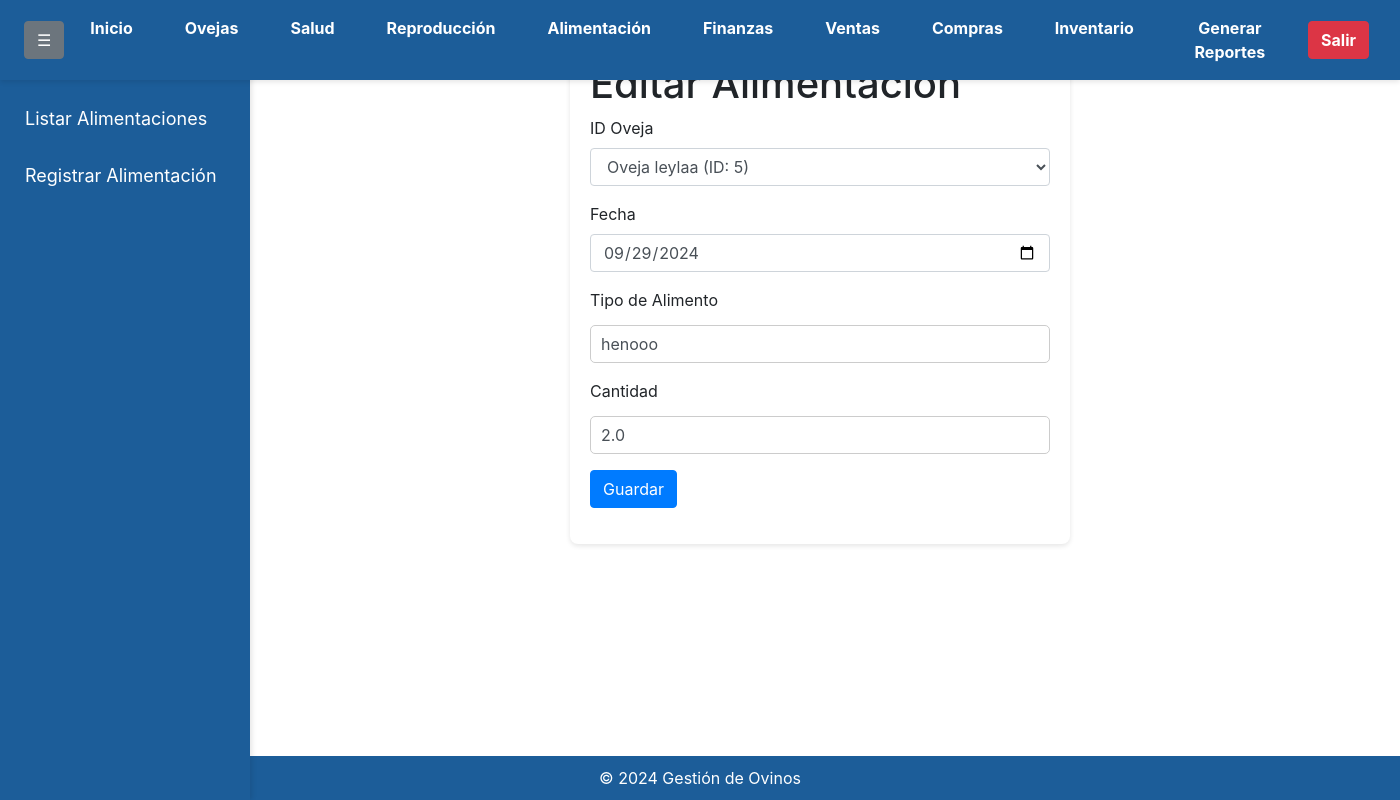
The page /editar_alimentacion/1 (signed in) on the database its author committed.
### app/models.py (models this page shows)
class Alimentacion(db.Model):
    id = db.Column(db.Integer, primary_key=True)
    id_oveja = db.Column(db.Integer, db.ForeignKey('oveja.id'), nullable=False)
    fecha = db.Column(db.Date, nullable=False)
    tipo_alimento = db.Column(db.String(100), nullable=False)
    cantidad = db.Column(db.Float, nullable=False)
    user_id = db.Column(db.Integer, db.ForeignKey('user.id'), nullable=False)
    oveja = db.relationship('Oveja', backref='alimentaciones')
    user = db.relationship('User', backref='alimentaciones')

### app/routes.py (the view, shortened to what this page needs)
@app.route('/editar_alimentacion/<int:id>', methods=['GET', 'POST'])
@login_required
def editar_alimentacion(id):
    alimentacion = Alimentacion.query.filter_by(id=id, user_id=current_user.id).first_or_404()
    form = AlimentacionForm(obj=alimentacion)
    oveja = Oveja.query.filter_by(user_id=current_user.id).all()
    form.id_oveja.choices = [(0, 'Ninguno')] + [(oveja.id, f'Oveja {oveja.nombre} (ID: {oveja.id})') for oveja in oveja]
    return render_template('editar_alimentacion.html', form=form)

### app/forms.py
class AlimentacionForm(FlaskForm):
    id_oveja = SelectField('ID Oveja', choices=[], coerce=int, validators=[DataRequired()])
    fecha = DateField('Fecha', validators=[DataRequired()])
    tipo_alimento = StringField('Tipo de Alimento', validators=[DataRequired()])
    cantidad = FloatField('Cantidad', validators=[DataRequired()])
    submit = SubmitField('Guardar')

### app/__init__.py (called while the page is built)
@login_manager.user_loader
def load_user(user_id):
    return User.query.get(int(user_id))

### app/templates/editar_alimentacion.html (shortened to what this page needs)
<!DOCTYPE html>
<html lang="en">
<head>
    <link rel="stylesheet" href="{{ url_for('static', filename='styles.css') }}">
    <link rel="stylesheet" href="https://maxcdn.bootstrapcdn.com/bootstrap/4.5.2/css/bootstrap.min.css">
</head>
<body>
    <nav class="navbar navbar-expand-lg navbar-light" style="background-color: #1c5d99;">
        <div class="collapse navbar-collapse" id="navbarNav">
            <button class="btn btn-secondary ml-2" id="toggleSidebar">☰</button>
            <ul class="navbar-nav mr-auto">
                <li class="nav-item">
                    <a class="nav-link text-white" href="{{ url_for('index') }}">Inicio</a>
                </li>
                <li class="nav-item">
                    <a class="nav-link text-white" href="{{ url_for('oveja') }}">Ovejas</a>
                </li>
                <li class="nav-item">
                    <a class="nav-link text-white" href="{{ url_for('salud') }}">Salud</a>
                </li>
                <li class="nav-item">
                    <a class="nav-link text-white" href="{{ url_for('reproduccion') }}">Reproducción</a>
                </li>
                <li class="nav-item">
                    <a class="nav-link text-white" href="{{ url_for('alimentacion') }}">Alimentación</a>
                </li>
                <li class="nav-item">
                    <a class="nav-link text-white" href="{{ url_for('finanzas') }}">Finanzas</a>
                </li>
                <li class="nav-item">
                    <a class="nav-link text-white" href="{{ url_for('venta') }}">Ventas</a>
                </li>
                <li class="nav-item">
                    <a class="nav-link text-white" href="{{ url_for('compra') }}">Compras</a>
                </li>
                <li class="nav-item">
                    <a class="nav-link text-white" href="{{ url_for('inventario') }}">Inventario</a>
                </li>
                <li class="nav-item">
                    <a class="nav-link text-white" href="{{ url_for('reportes_view') }}">Generar Reportes</a>
                </li>
            </ul>
            <a href="{{ url_for('logout') }}" class="btn btn-danger ml-2">Salir</a>
        </div>
    </nav>
    <div class="sidebar" id="sidebar">
        <ul class="nav flex-column">
            <li class="nav-item">
                <a class="nav-link text-white" href="{{ url_for('listar_alimentacion') }}">Listar Alimentaciones</a>
            </li>
            <li class="nav-item">
                <a class="nav-link text-white" href="{{ url_for('registrar_alimentacion') }}">Registrar Alimentación</a>
            </li>
        </ul>
    </div>
    <div class="container mt-3">
        <form method="POST">
            <h1>Editar Alimentación</h1>
            <div class="form-group">
                {{ form.id_oveja.label(class_='form-label') }}
                {{ form.id_oveja(class_='form-control') }}
            </div>
            <div class="form-group">
                {{ form.fecha.label(class_='form-label') }}
                {{ form.fecha(class_='form-control') }}
            </div>
            <div class="form-group">
                {{ form.tipo_alimento.label(class_='form-label') }}
                {{ form.tipo_alimento(class_='form-control') }}
            </div>
            <div class="form-group">
                {{ form.cantidad.label(class_='form-label') }}
                {{ form.cantidad(class_='form-control') }}
            </div>
            <div class="form-group">
                {{ form.submit(class_='btn btn-primary') }}
            </div>
        </form>
    </div>
    <footer class="text-center mt-4">
        &copy; 2024 Gestión de Ovinos
    </footer>
</body>
</html>

### app/static/styles.css (style rules this page uses)
body { font-family: 'Arial', sans-serif; background-color: #f0f2f5; color: #333; margin: 0; padding: 0; padding-top: 20px; }
.navbar { background-color: #1c5d99; padding: 10px 20px; text-align: center; box-shadow: 0 2px 5px rgba(0, 0, 0, 0.1); position: fixed; top: 0; left: 0; width: 100%; z-index: 1000; }
.navbar a { color: #ffffff; text-decoration: none; margin: 0 15px; font-weight: bold; }
.sidebar { height: calc(100vh - 35px); width: 250px; position: fixed; top: 35px; right: 0; background-color: #1c5d99; padding-top: 20px; box-shadow: 2px 0 5px rgba(0, 0, 0, 0.1); overflow-y: auto; z-index: 900; }
.sidebar a { padding: 15px 25px; text-decoration: none; font-size: 18px; color: #ffffff; display: block; transition: 0.3s; }
form { max-width: 500px; margin: 20px auto; padding: 20px; background-color: #ffffff; border-radius: 8px; box-shadow: 0 2px 5px rgba(0, 0, 0, 0.1); }
input[type="text"], input[type="number"], input[type="email"], input[type="password"], select, textarea { width: 100%; padding: 10px; margin: 5px 0; border: 1px solid #ccc; border-radius: 5px; box-sizing: border-box; }
.btn { display: inline-block; padding: 10px 15px; background-color: #1c5d99; color: white; text-decoration: none; border-radius: 5px; font-weight: bold; text-align: center; }
footer { background-color: #1c5d99; color: white; text-align: center; padding: 10px; position: fixed; bottom: 0; width: calc(100%); right: 0; z-index: 850; }

### app/templates/editar_alimentacion.html (style rules this page uses)
.sidebar { height: calc(100% - 70px); width: 250px; position: fixed; top: 70px; left: 0; background-color: #1c5d99; transition: margin-left 0.3s; }
.container { margin-left: 250px; transition: margin-left 0.3s; }
.navbar { padding: 0.5rem 1rem; position: fixed; width: 100%; z-index: 1000; }
.navbar-nav .nav-item { margin: 0 3px; }

### rows shown on the page
Alimentacion: id_oveja "Oveja leylaa (ID: 5)", fecha "09/29/2024", tipo_alimento "henooo", cantidad "2.0"
